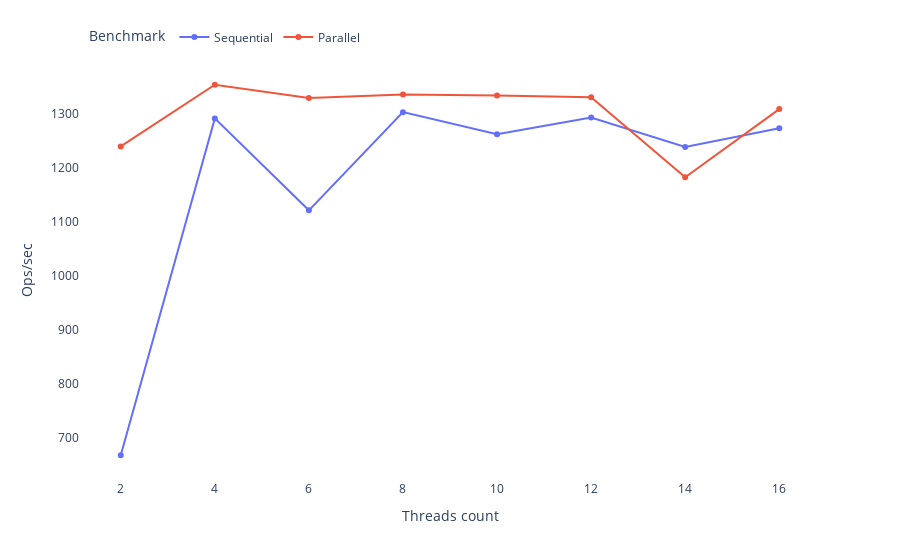

The cell this chart's notebook holds for it:
### Markdown cell above
## 100000 items

### Code cell
items = 100000
chart = create_chart(scores.loc[scores['size']==items])
write_chart(chart,profile,f'{benchmark}-{items}')
chart

### Figure 1 — Plotly figure (JSON) as saved in the notebook; plotly's stock layout.template omitted (floating-point values rounded to 4 significant figures)
{"data": [{"hovertemplate": "Benchmark=Sequential<br>Threads count=%{x}<br>Ops/sec=%{y}<extra></extra>", "legendgroup": "Sequential", "line": {"color": "#636efa", "dash": "solid"}, "marker": {"symbol": "circle"}, "mode": "lines+markers", "name": "Sequential", "orientation": "v", "showlegend": true, "type": "scatter", "x": [2, 4, 6, 8, 10, 12, 14, 16], "xaxis": "x", "y": [668.4, 1291.0, 1121.0, 1303.0, 1262.0, 1292.0, 1238.0, 1273.0], "yaxis": "y"}, {"hovertemplate": "Benchmark=Parallel<br>Threads count=%{x}<br>Ops/sec=%{y}<extra></extra>", "legendgroup": "Parallel", "line": {"color": "#EF553B", "dash": "solid"}, "marker": {"symbol": "circle"}, "mode": "lines+markers", "name": "Parallel", "orientation": "v", "showlegend": true, "type": "scatter", "x": [2, 4, 6, 8, 10, 12, 14, 16], "xaxis": "x", "y": [1239.0, 1353.0, 1329.0, 1335.0, 1334.0, 1330.0, 1182.0, 1308.0], "yaxis": "y"}], "layout": {"autosize": true, "legend": {"orientation": "h", "title": {"text": "Benchmark"}, "tracegroupgap": 0, "x": 0.01, "xanchor": "left", "y": 1.02, "yanchor": "bottom"}, "margin": {"t": 60}, "plot_bgcolor": "rgba(0, 0, 0, 0)", "xaxis": {"anchor": "y", "autorange": true, "domain": [0, 1], "dtick": 2, "range": [1.162, 16.84], "tick0": 2, "title": {"text": "Threads count"}, "type": "linear"}, "yaxis": {"anchor": "x", "autorange": true, "domain": [0, 1], "range": [615.4, 1406.0], "title": {"text": "Ops/sec"}, "type": "linear"}}}
